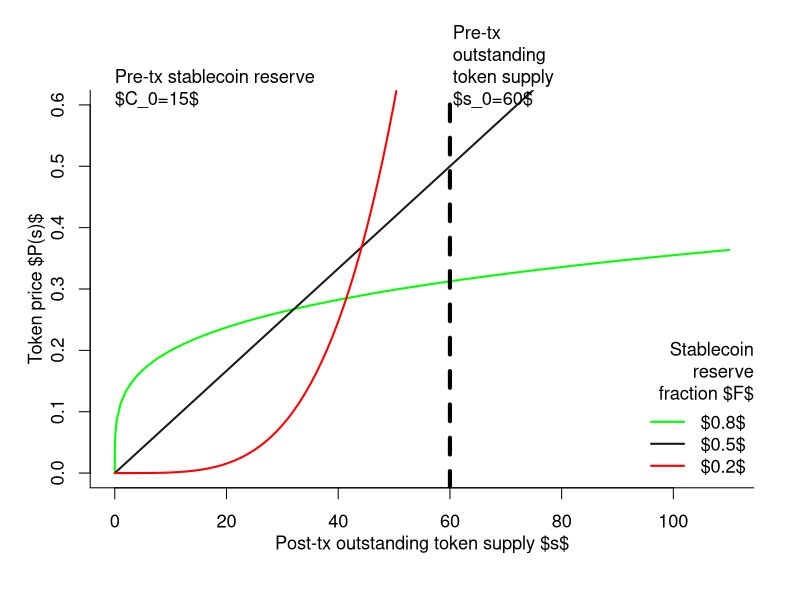
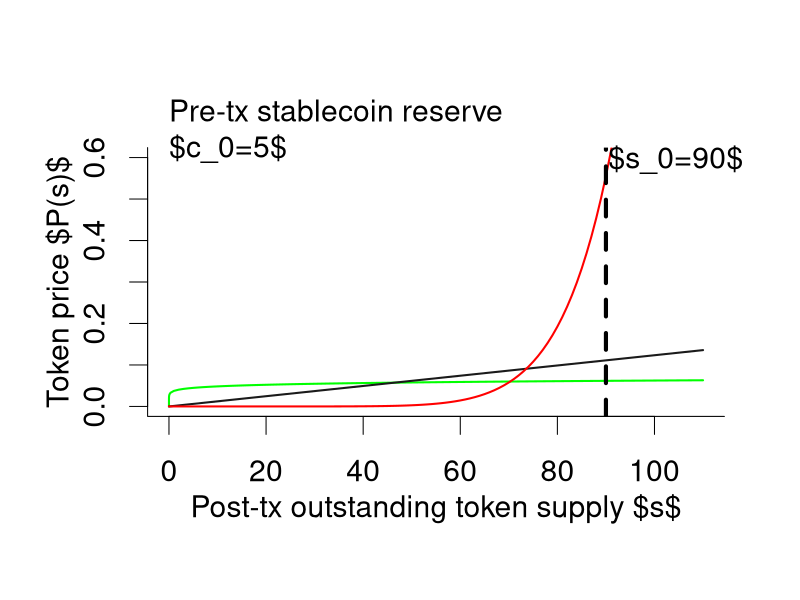
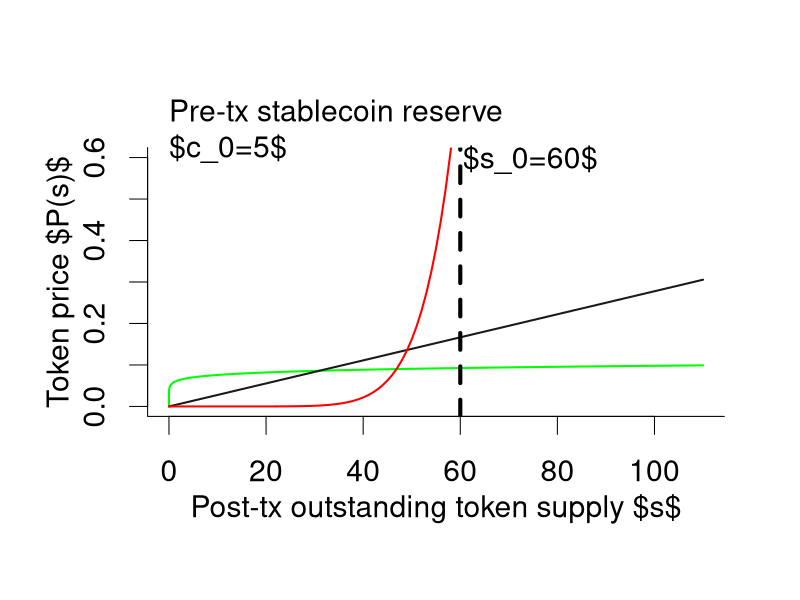
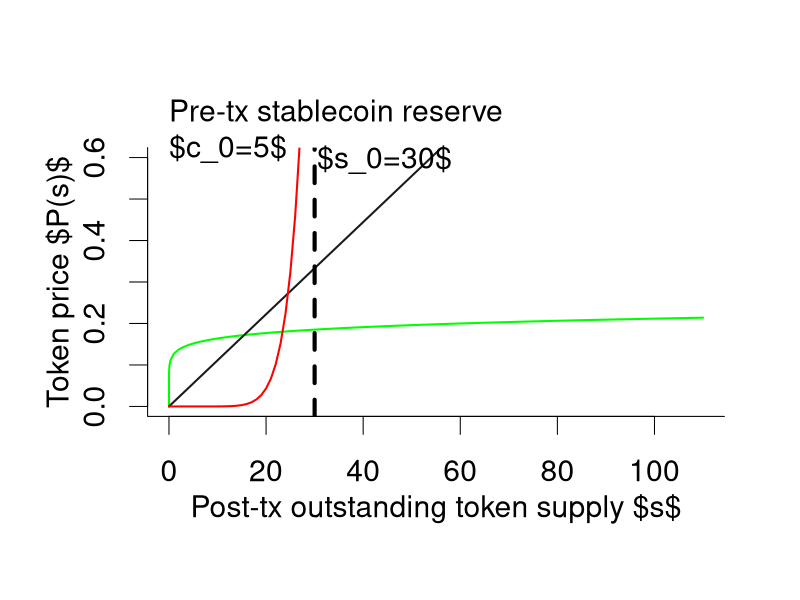
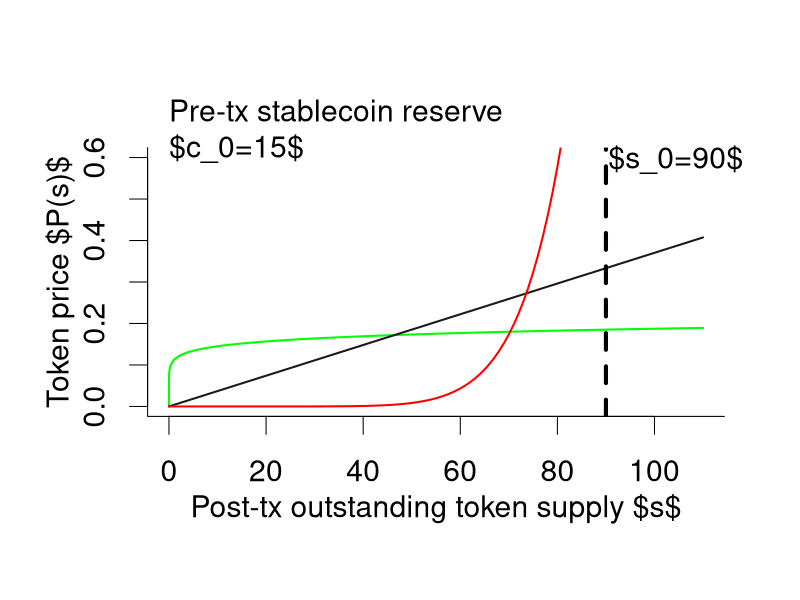
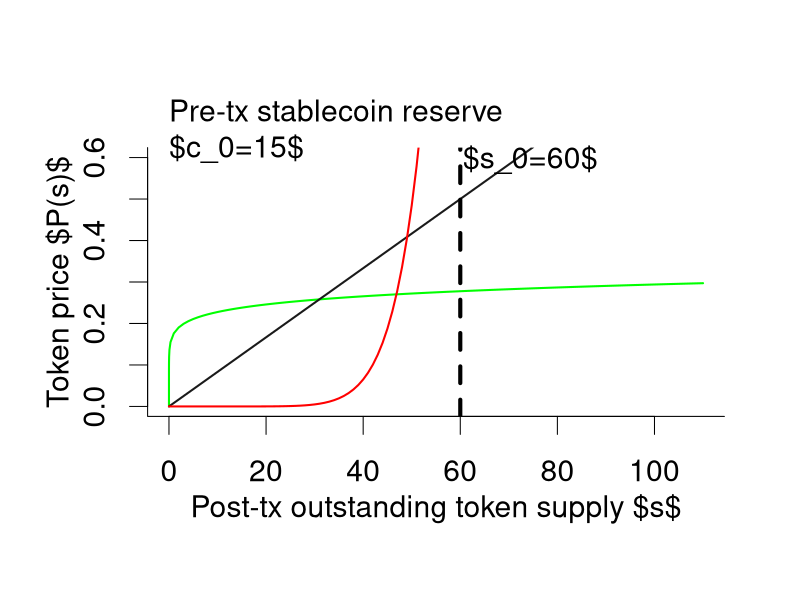
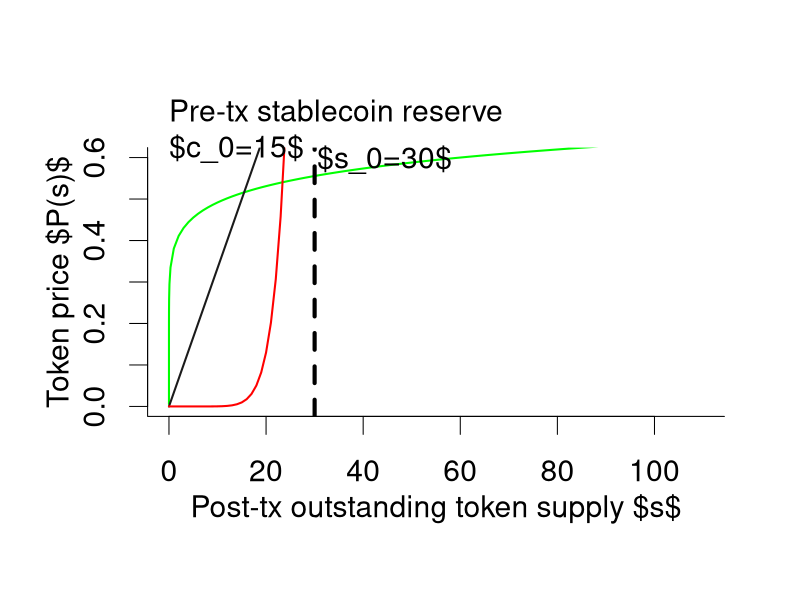
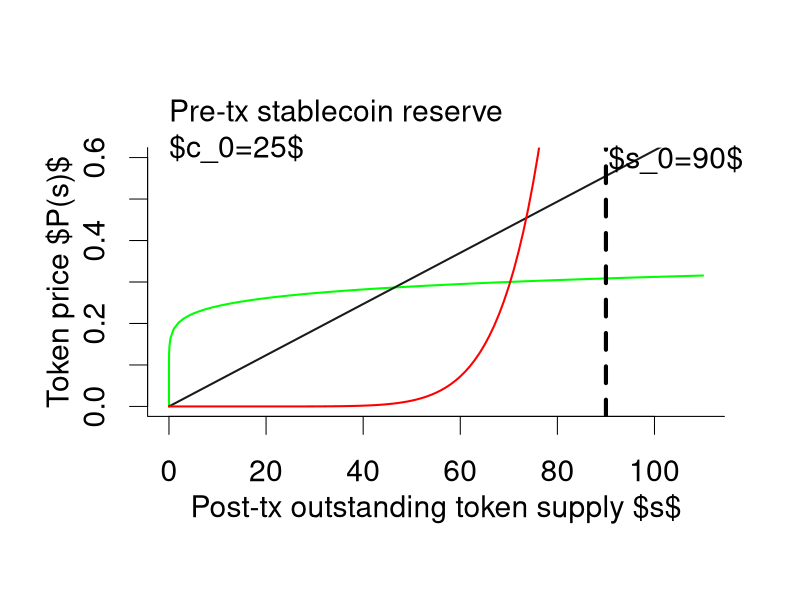

Reproduce these figures in R, in order.
## ---- chunk 1
knitr::opts_chunk$set(echo = F,
                      fig.path = 'figures/',
                      dev = 'tikz')
library(magrittr)
## ---- chunk 2
funcprice = function(s, c0, s0, f) {
  c0 / (f * s) * ((s / s0) ^ (1 / f))
}

cols = c('green', 'grey10', 'red', 'blue')
c0s = c(15)
s0s = c(60)
fs = c(0.8, 0.5, 0.2)
ymax = 0.6

par(cex = 1.1, mgp = c(2, 1, 0))
lwds = 2

slinst = c(10 ^ seq(-16, 0, 0.5) , seq(2, 110, 1))

for (c0 in c0s) {
  for (s0 in s0s) {
    plot(
      slinst,
      funcprice(slinst, c0, s0, fs[1]),
      col = cols[1],
      type = 'l',
      xlim = c(0, max(slinst)),
      ylim = c(0, ymax),
      xlab = "Post-tx outstanding token supply $s$",
      ylab = "Token price $P(s)$",
      bty = 'l',
      lwd = lwds
    )
    for (i in 2:length(fs)) {
      lines(slinst,
            funcprice(slinst, c0, s0, fs[i]),
            col = cols[i],
            lwd = lwds)
    }
    abline(v = s0, lwd = 4, lty = 2)
    text(
      x = s0 + 0.5,
      y = ymax,
      labels = paste0('Pre-tx\noutstanding\ntoken supply\n$s_0=', s0, '$'),
      xpd = T,
      adj = c(0, 0)
    )
    text(
      x = 0,
      y = ymax,
      labels = paste0('Pre-tx stablecoin reserve\n$C_0=', c0, '$'),
      xpd = T,
      adj = c(0, 0)
    )
  }
}

legend(
  'bottomright',
  col = cols,
  title = 'Stablecoin\nreserve\nfraction $F$',
  lty = 1,
  legend = paste0('$', fs, '$'),
  bty = 'n',
  xpd = T,
  lwd = lwds,
  title.adj = 1
)
## ---- chunk 3
funcprice = function(s, c0, s0, f) {
  c0 / (f * s) * ((s / s0) ^ (1 / f))
}


cols = c('green', 'grey10', 'red', 'blue')
c0s = c(5, 15, 25)
s0s = c(90, 60, 30)
fs = c(0.9, 0.5,
       # 0.2,
       0.1)
ymax = 0.6

par(cex = 1.8, mgp = c(2, 1, 0))
lwds = 2

slinst = c(10 ^ seq(-16, 0, 0.5) , seq(2, 110, 1))

for (c0 in c0s) {
  for (s0 in s0s) {
    plot(
      slinst,
      funcprice(slinst, c0, s0, fs[1]),
      col = cols[1],
      type = 'l',
      xlim = c(0, max(slinst)),
      ylim = c(0, ymax),
      xlab = "Post-tx outstanding token supply $s$",
      ylab = "Token price $P(s)$",
      bty = 'l',
      lwd = lwds
    )
    for (i in 2:length(fs)) {
      lines(slinst,
            funcprice(slinst, c0, s0, fs[i]),
            col = cols[i],
            lwd = lwds)
    }
    abline(v = s0, lwd = 4, lty = 2)
    text(
      x = s0 + 0.5,
      y = ymax,
      labels = paste0('$s_0=', s0, '$'),
      xpd = T,
      adj = c(0, 0.5)
    )
    text(
      x = 0,
      y = ymax,
      labels = paste0('Pre-tx stablecoin reserve\n$c_0=', c0, '$'),
      xpd = T,
      adj = c(0, 0)
    )
  }
}
legend(
  'bottom',
  col = 'black',
  title = 'Pre-tx\noutstanding\ntoken\nsupply $s_0$',
  lty = 2,
  lwd = 4,
  legend = NA,
  bty = 'n',
  xpd = T,
  title.adj = 1
)


legend(
  'bottomright',
  col = cols,
  title = 'Stablecoin\nresearve\nfraction $f$',
  lty = 1,
  legend = paste0('$', fs, '$'),
  bty = 'n',
  xpd = T,
  lwd = lwds,
  title.adj = 1
)
